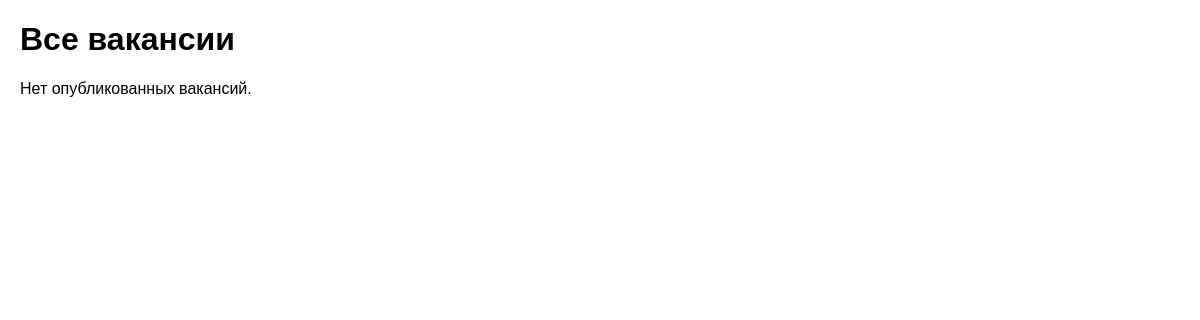
/vacancies/, run on an earlier commit of the app's database.
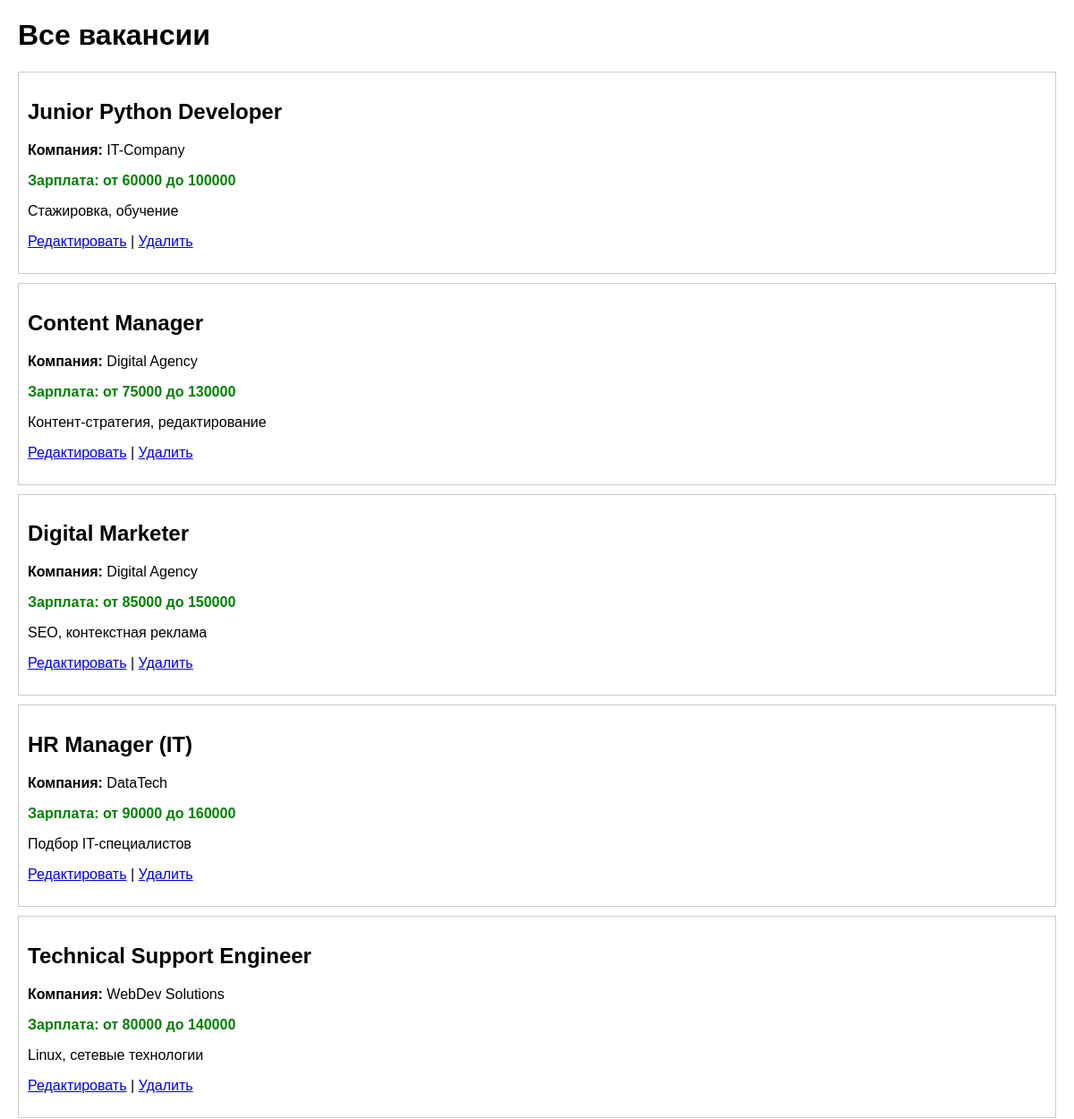
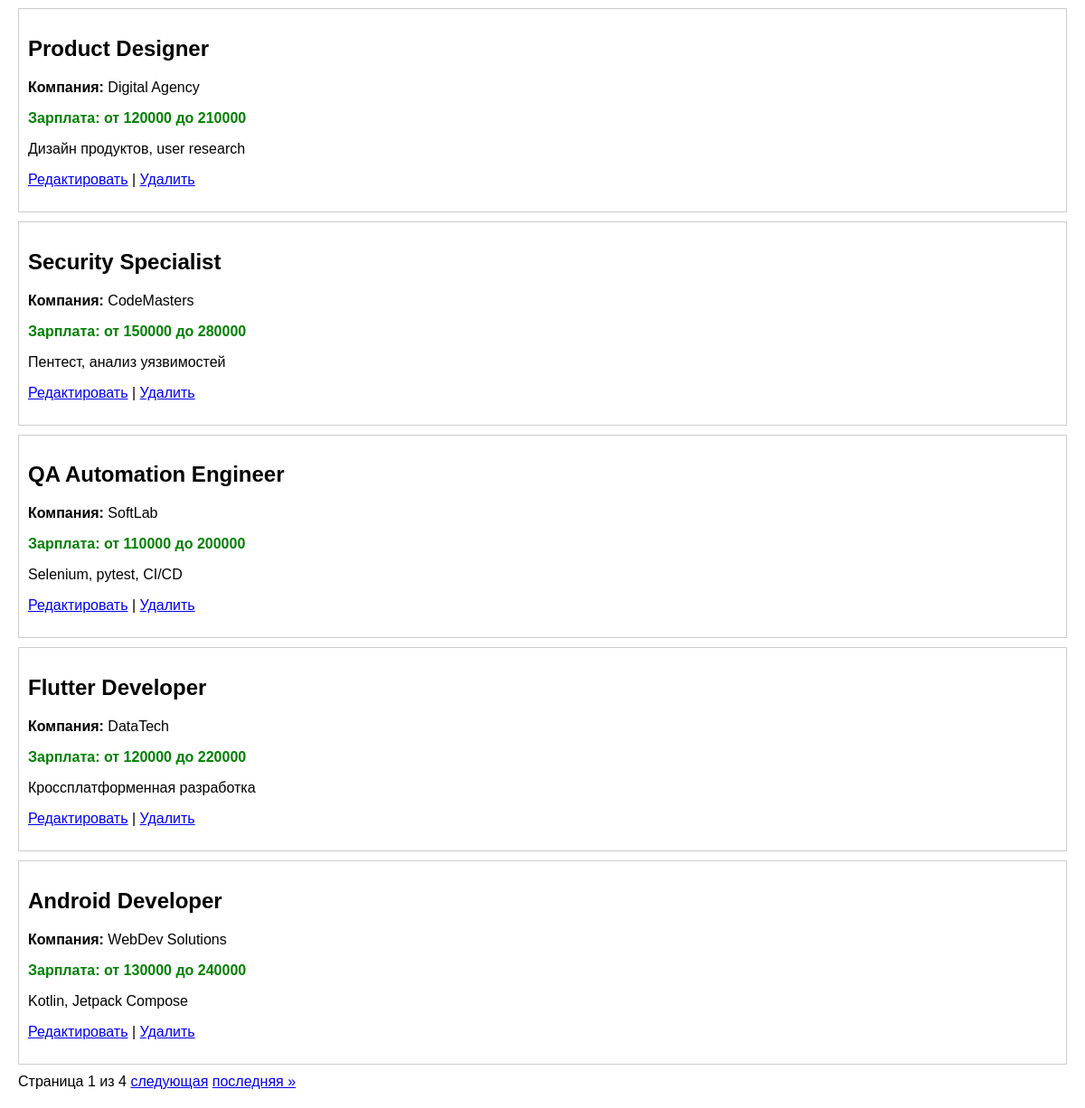
And on a later commit of the database (2 pictures, top to bottom).
### main/models.py (models this page shows, shortened)
class Vacancy(models.Model):
    STATUS_CHOICES = [
        ('draft', 'Черновик'),
        ('published', 'Опубликована'),
        ('closed', 'Закрыта'),
    ]
    title = models.CharField(max_length=255, verbose_name="Название")
    description = models.TextField(verbose_name="Описание")
    salary_min = models.PositiveIntegerField(
        null=True,
        blank=True,
        verbose_name="Зарплата от"
    )
    salary_max = models.PositiveIntegerField(
        null=True,
        blank=True,
        verbose_name="Зарплата до"
    )
    status = models.CharField(
        max_length=20,
        choices=STATUS_CHOICES,
        default='draft',
        verbose_name="Статус"
    )
    company = models.ForeignKey(
        Company,
        on_delete=models.CASCADE,
        verbose_name="Компания"
    )
    created_by = models.ForeignKey(
        User,
        on_delete=models.CASCADE,
        verbose_name="Создал"
    )
    skills = models.ManyToManyField(
        Skill,
        blank=True,
        verbose_name="Требуемые навыки"
    )
    created_at = models.DateTimeField(auto_now_add=True, verbose_name="Создана")
    updated_at = models.DateTimeField(auto_now=True, verbose_name="Обновлена")
    history = HistoricalRecords()
    class Meta:
        verbose_name = "Вакансия"
        verbose_name_plural = "Вакансии"
        ordering = ['-created_at']

class Company(models.Model):
    name = models.CharField(max_length=255, verbose_name="Название")
    description = models.TextField(blank=True, verbose_name="Описание")
    logo = models.ImageField(
        upload_to='companies/logos/',
        blank=True,
        null=True,
        verbose_name="Логотип"
    )
    city = models.CharField(max_length=100, blank=True, verbose_name="Город")
    created_at = models.DateTimeField(auto_now_add=True, verbose_name="Создана")
    updated_at = models.DateTimeField(auto_now=True, verbose_name="Обновлена")
    class Meta:
        verbose_name = "Компания"
        verbose_name_plural = "Компании"
        ordering = ['name']

### main/views.py (the view)
# urls.py: path('vacancies/', views.VacancyListView.as_view(), name='vacancy_list'),
class VacancyListView(ListView):
    model = Vacancy
    template_name = 'main/vacancy_list.html'
    context_object_name = 'vacancies'
    paginate_by = 10

### main/templates/main/vacancy_list.html (shortened to what this page needs)
<!DOCTYPE html>
<html>
<head>
</head>
<body>
    <h1>Все вакансии</h1>
    {% for vacancy in vacancies %}
    <div class="vacancy">
        <h2>{{ vacancy.title }}</h2>
        <p><strong>Компания:</strong> {{ vacancy.company.name }}</p>
        <p class="salary">
            {% if vacancy.salary_min and vacancy.salary_max %}
            Зарплата: от {{ vacancy.salary_min }} до {{ vacancy.salary_max }}
            {% elif vacancy.salary_min %}
            Зарплата: от {{ vacancy.salary_min }}
            {% elif vacancy.salary_max %}
            Зарплата: до {{ vacancy.salary_max }}
            {% else %}
            Зарплата не указана
            {% endif %}
        </p>
        <p>{{ vacancy.description|truncatewords:20 }}</p>
        <p>
            <a href="{% url 'main:vacancy_edit' vacancy.pk %}">Редактировать</a> |
            <a href="{% url 'main:vacancy_delete' vacancy.pk %}">Удалить</a>
        </p>
    </div>
    {% empty %}
    <p>Нет опубликованных вакансий.</p>
    {% endfor %}
    {% if is_paginated %}
    <div>
        Страница {{ page_obj.number }} из {{ page_obj.paginator.num_pages }}
        {% if page_obj.has_next %}
        <a href="?page={{ page_obj.next_page_number }}">следующая</a>
        <a href="?page={{ page_obj.paginator.num_pages }}">последняя &raquo;</a>
        {% endif %}
    </div>
    {% endif %}
</body>
</html>

### main/templates/main/vacancy_list.html (style rules this page uses)
body { font-family: Arial, sans-serif; margin: 20px; }
.vacancy { border: 1px solid #ccc; padding: 10px; margin-bottom: 10px; }
.salary { color: green; font-weight: bold; }

What changed in the data, as far as the page shows it:
added Vacancy: title "Junior Python Developer", company.name "IT-Company", salary_min "60000", salary_max "100000", description "Стажировка, обучение"
added Vacancy: title "Content Manager", company.name "Digital Agency", salary_min "75000", salary_max "130000", description "Контент-стратегия, редактирование"
added Vacancy: title "Digital Marketer", company.name "Digital Agency", salary_min "85000", salary_max "150000", description "SEO, контекстная реклама"
added Vacancy: title "HR Manager (IT)", company.name "DataTech", salary_min "90000", salary_max "160000", description "Подбор IT-специалистов"
added Vacancy: title "Technical Support Engineer", company.name "WebDev Solutions", salary_min "80000", salary_max "140000", description "Linux, сетевые технологии"
added Vacancy: title "Product Designer", company.name "Digital Agency", salary_min "120000", salary_max "210000", description "Дизайн продуктов, user research"
added Vacancy: title "Security Specialist", company.name "CodeMasters", salary_min "150000", salary_max "280000", description "Пентест, анализ уязвимостей"
added Vacancy: title "QA Automation Engineer", company.name "SoftLab", salary_min "110000", salary_max "200000", description "Selenium, pytest, CI/CD"
added Vacancy: title "Flutter Developer", company.name "DataTech", salary_min "120000", salary_max "220000", description "Кроссплатформенная разработка"
added Vacancy: title "Android Developer", company.name "WebDev Solutions", salary_min "130000", salary_max "240000", description "Kotlin, Jetpack Compose"
Also different on the page:
{{ page_obj.number }}: (not shown) → "1"
{{ page_obj.paginator.num_pages }}: (not shown) → "4"
text no longer shown: "Нет опубликованных вакансий."
text now shown: "Страница из следующая последняя »"
